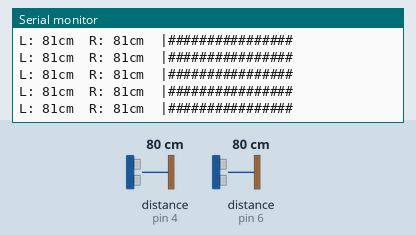
Simulated run of this sketch. Board: Arduino Nano, built with avr-gcc and run on an emulated ATmega328P. On the bench: the last lines printed to the serial monitor. The test bench sets the inputs (shaded band); at power-on: distance to the obstacle (sensors on pin 6, pin 4) 80 cm. The echo pulse lasts 58.3 µs per cm.

Above: at 3.3 s.
3.4 s: distance to the obstacle (sensor on pin 6) set to 11 cm
At 3.55 s:
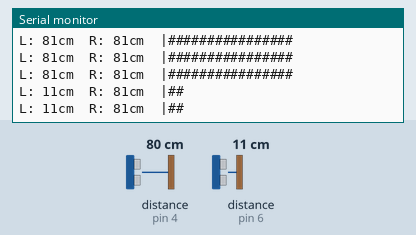
4.9 s: distance to the obstacle (sensor on pin 6) set to 8 cm
At 4.95 s:
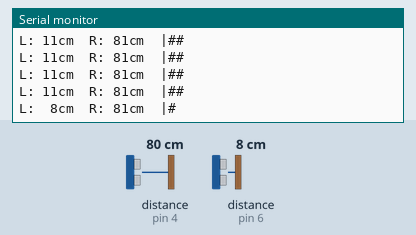
6.8 s: distance to the obstacle (sensor on pin 4) set to 9 cm
At 6.95 s:
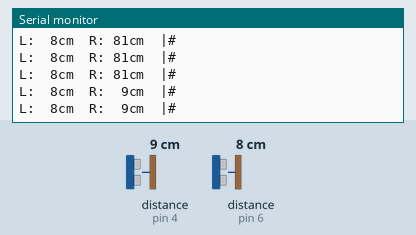
8.7 s: distance to the obstacle (sensor on pin 4) set to 11 cm
At 10.05 s:
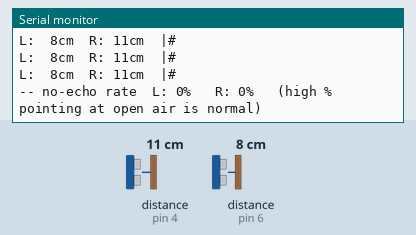

Measured:
- the behaviour switches between 10 and 9 cm on distance to the obstacle (sensor on pin 6) (found by bisection; images 1 and 2)
- the behaviour switches between 9 and 10 cm on distance to the obstacle (sensor on pin 4) (found by bisection; images 3 and 4)
- after the input at 3.4 s, the serial monitor: prints a new line at once (image 1)
- after the input at 4.9 s, the serial monitor: prints a new line at once (image 2)
- after the input at 6.8 s, the serial monitor: prints a new line at once (image 3)
- after the input at 8.7 s, the serial monitor: prints a new line at once (image 4)

The sketch:

Test_Ultrasonic.ino
```cpp
/*
 *   Nova SM3 - Bench Test: HC-SR04 ultrasonic sensors (2)
 *   TARGET BOARD: Arduino Nano   (slave)
 *
 *   Pins match Nova-SM3_nano-v5.1:
 *     LEFT   TRIG = 7   ECHO = 6
 *     RIGHT  TRIG = 5   ECHO = 4
 *     MAX_DISTANCE = 300 cm
 *
 *   Uses NewPing (vendored in ../Arduino Libraries/NewPing), same as the
 *   slave sketch, so a pass here means the slave's readings should work too.
 *
 *   *** WIRING NOTE ***
 *   HC-SR04 ECHO idles at 5V. That is fine on a Nano (5V logic). If you ever
 *   move these to the Teensy, ECHO needs a divider - the Teensy is not 5V
 *   tolerant. Also give these sensors a solid 5V rail; brown-outs from servo
 *   current are a classic cause of erratic readings.
 *
 *   PASS CRITERIA:
 *     - a hand at ~20cm reads ~20 on the correct side
 *     - 0 means "no echo" (out of range OR disconnected) - check both
 *     - readings should be stable +/-1cm against a flat wall
 */

#include <NewPing.h>

#define SONAR_NUM    2
#define L_TRIGPIN    7
#define L_ECHOPIN    6
#define R_TRIGPIN    5
#define R_ECHOPIN    4
#define MAX_DISTANCE 300

NewPing sonar[SONAR_NUM] = {
  NewPing(L_TRIGPIN, L_ECHOPIN, MAX_DISTANCE),
  NewPing(R_TRIGPIN, R_ECHOPIN, MAX_DISTANCE),
};

// the slave polls at 250ms; 100ms here gives a livelier bench feel.
// don't go below ~35ms or the two sensors will hear each other's pings.
const unsigned int pingInterval = 100;
unsigned long lastPing = 0;

// rolling stats so you can spot dropouts rather than eyeball a scrolling list
int  lastL = 0, lastR = 0;
long readsL = 0, readsR = 0, zerosL = 0, zerosR = 0;
unsigned long lastStats = 0;

void bar(int cm) {
  // crude visual: one '#' per 5cm, capped
  int n = cm / 5;
  if (n > 30) n = 30;
  for (int i = 0; i < n; i++) Serial.print('#');
}

void setup() {
  Serial.begin(115200);
  delay(200);

  Serial.println(F("\n=== Nova SM3 :: ultrasonic test (Arduino Nano) ==="));
  Serial.print(F("LEFT  trig=")); Serial.print(L_TRIGPIN);
  Serial.print(F(" echo="));      Serial.println(L_ECHOPIN);
  Serial.print(F("RIGHT trig=")); Serial.print(R_TRIGPIN);
  Serial.print(F(" echo="));      Serial.println(R_ECHOPIN);
  Serial.println(F("\n0 = no echo (out of range or not connected)\n"));
}

void loop() {
  if (millis() - lastPing < pingInterval) return;
  lastPing = millis();

  // ping one at a time with a gap, so the two don't cross-talk
  int l = sonar[0].ping_cm();
  delay(30);
  int r = sonar[1].ping_cm();

  readsL++; if (l == 0) zerosL++;
  readsR++; if (r == 0) zerosR++;

  Serial.print(F("L:"));
  if (l < 100) Serial.print(' ');
  if (l < 10)  Serial.print(' ');
  Serial.print(l);
  Serial.print(F("cm  R:"));
  if (r < 100) Serial.print(' ');
  if (r < 10)  Serial.print(' ');
  Serial.print(r);
  Serial.print(F("cm  |"));

  // show whichever side is closer, as a bar
  int closer = (l && r) ? min(l, r) : (l ? l : r);
  bar(closer);
  Serial.println();

  lastL = l; lastR = r;

  // dropout summary every 10s
  if (millis() - lastStats > 10000) {
    lastStats = millis();
    Serial.print(F("\n-- no-echo rate  L: "));
    Serial.print((zerosL * 100) / max(readsL, 1L));
    Serial.print(F("%   R: "));
    Serial.print((zerosR * 100) / max(readsR, 1L));
    Serial.println(F("%   (high % pointing at open air is normal)\n"));
    readsL = readsR = zerosL = zerosR = 0;
  }
}
```
